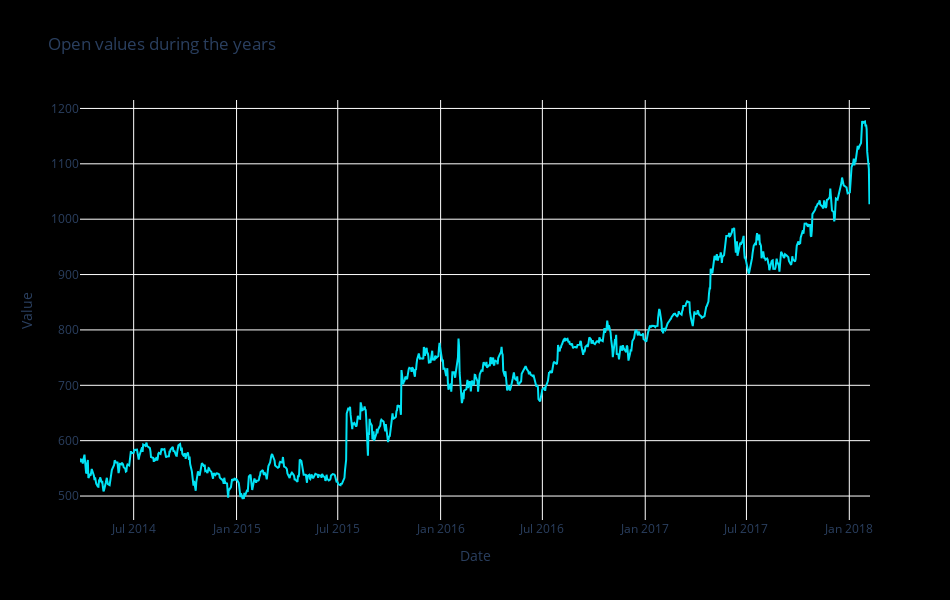

Notebook code cell kept with this figure:
### Markdown cell above
# Open values during the years

### Code cell
fig =go.Figure(
        layout = go.Layout(
            title = 'Open values during the years',
            xaxis = dict(title = 'Date'),
            yaxis = dict(title = 'Value'),
            showlegend = False,
            paper_bgcolor = 'black',
            plot_bgcolor = 'black',
            width = 950,
            height = 600))

fig.add_trace(go.Scatter(x = df_g['date'], y = df_g['open'], mode ='lines', name = 'Open', line = dict(color = '#01E3F5')))

fig.show()

### Figure 1 — Plotly figure (JSON) as saved in the notebook; plotly's stock layout.template omitted (floating-point values rounded to 4 significant figures; data arrays with more than 128 entries replaced by an {"elided": "..."} marker saying what was removed)
{"data": [{"line": {"color": "#01E3F5"}, "mode": "lines", "name": "Open", "type": "scatter", "x": {"elided": "975 str values"}, "y": {"elided": "975 float values"}}], "layout": {"height": 600, "paper_bgcolor": "black", "plot_bgcolor": "black", "showlegend": false, "title": {"text": "Open values during the years"}, "width": 950, "xaxis": {"title": {"text": "Date"}}, "yaxis": {"title": {"text": "Value"}}}}
